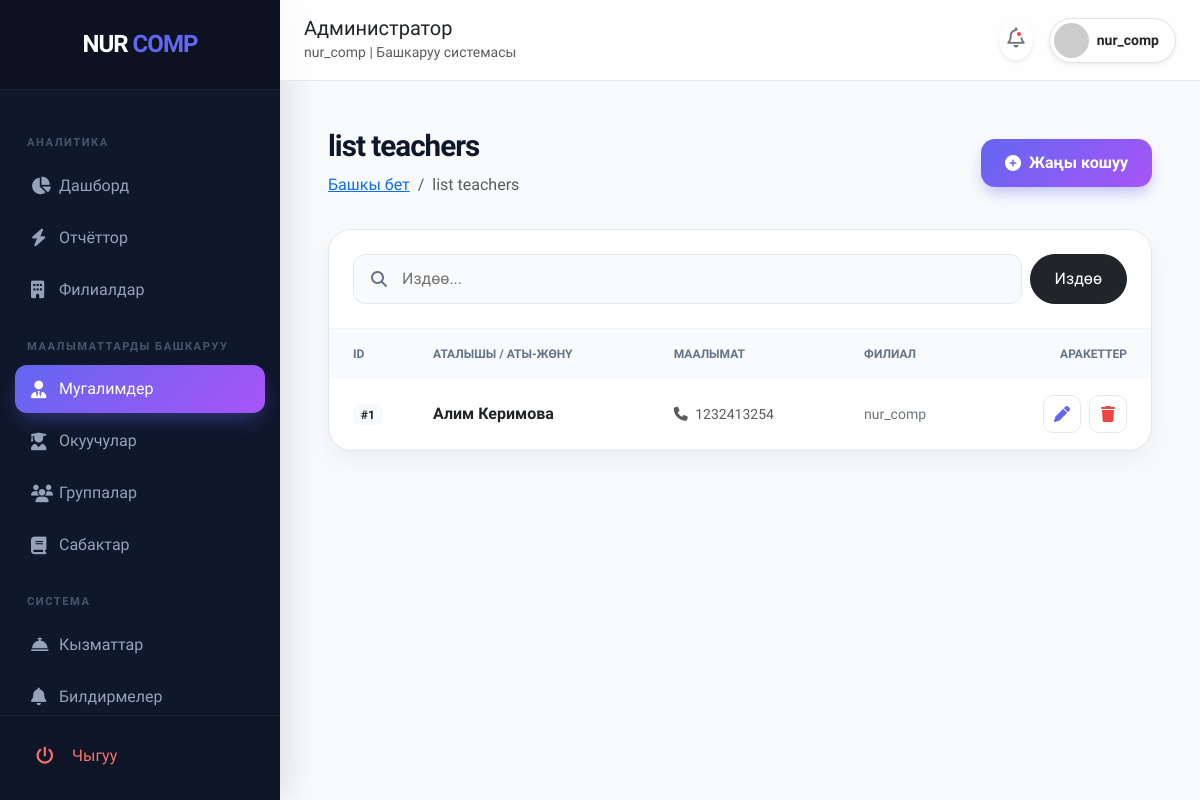
The page /list/teachers/ (signed in) on the database its author committed.
### nur_comp/models.py (models this page shows, shortened)
class ListTeacher(models.Model):
    user = models.OneToOneField(User, on_delete=models.CASCADE, null=True, blank=True)
    fio = models.CharField(max_length=50)
    email = models.EmailField()
    birthday = models.DateField()
    address = models.CharField(max_length=50)
    tag = models.CharField(max_length=50)
    phone_number = models.CharField(max_length=50)
    gender = models.CharField(
        max_length=1,
        choices=GENDER_CHOICES,
        default='M')
    branch = models.ForeignKey(Branch, on_delete=models.SET_NULL, null=True, blank=True)
    subjects = models.ManyToManyField(Subject, blank=True)

class Branch(models.Model):
    name = models.CharField(max_length=50)
    address = models.CharField(max_length=100)
    phone = models.CharField(max_length=50)

### nur_comp/views.py (the view, shortened to what this page needs)
# urls.py: path('list/<str:model_name>/', list_view, name='list_view'),
@login_required(login_url='/login/')
@user_passes_test(is_admin, login_url='/login/')
def list_view(request, model_name='dashboard'):
    context = {'model_name': model_name}
    ModelClass, _, search_field = get_config(model_name)
    if not ModelClass:
        messages.error(request, "Бул бөлүм табылган жок.")
        return redirect('dashboard')
    object_list = ModelClass.objects.all().order_by('-id')
    query = request.GET.get('search')
    if query and search_field:
        filter_kwargs = {f"{search_field}__icontains": query}
        object_list = object_list.filter(**filter_kwargs)
    verbose_name = ModelClass._meta.verbose_name_plural or model_name.capitalize()
    context.update({
        'page_title': verbose_name,
        'object_list': object_list,
        'search_query': query,
    })
    return render(request, 'list_template.html', context)

### nur_comp/views.py (called while the page is built)
def is_admin(user):
    return user.is_authenticated and user.is_superuser

def get_config(model_name):
    configs = {
        'teachers': (ListTeacher, TeacherForm, 'fio'),
        'students': (ListStudent, StudentForm, 'full_name'),
        'groups': (Group, GroupForm, 'name'),
        'branches': (Branch, BranchForm, 'name'),
        'services': (Service, ServiceForm, 'name'),
        'categories': (Category, CategoryForm, 'name'),
        'subjects': (Subject, SubjectForm, 'name'),
        'analytics': (AnalyticsReport, AnalyticsReportForm, 'title'),
    }
    return configs.get(model_name, (None, None, None))

### cours/templates/list_template.html (shortened to what this page needs)
{% extends "base.html" %}
{% block content %}
<link rel="stylesheet" href="https://cdnjs.cloudflare.com/ajax/libs/font-awesome/6.4.2/css/all.min.css">
<div class="admin-wrapper">
    <div class="header-pro">
        <div>
            <h1>{{ page_title }}</h1>
            <nav aria-label="breadcrumb">
                <ol class="breadcrumb mb-0">
                    <li class="breadcrumb-item"><a href="{% url 'list_view' 'dashboard' %}">Башкы бет</a></li>
                    <li class="breadcrumb-item active">{{ page_title }}</li>
                </ol>
            </nav>
        </div>
        <a href="{% url 'add_item_view' model_name %}" class="btn-pro-add">
            <i class="fas fa-plus-circle"></i> Жаңы кошуу
        </a>
    </div>
    <div class="main-card-pro">
        <div class="search-bar-area">
            <form action="" method="GET" class="d-flex w-100 gap-2">
                <div class="search-box-pro">
                    <i class="fas fa-search"></i>
                    <input type="text" name="search" value="{{ search_query|default:'' }}" placeholder="Издөө...">
                </div>
                <button type="submit" class="btn btn-dark rounded-pill px-4">Издөө</button>
            </form>
        </div>
        <div class="table-responsive">
            <table class="pro-table">
                <thead>
                    <tr>
                        <th width="80">ID</th>
                        <th>Аталышы / Аты-жөнү</th>
                        <th>Маалымат</th>
                        <th>Филиал</th>
                        <th class="text-end">Аракеттер</th>
                    </tr>
                </thead>
                <tbody>
                    {% for obj in object_list %}
                    <tr>
                        <td><span class="badge bg-light text-dark">#{{ obj.id }}</span></td>
                        <td>
                            <div class="fw-bold text-dark">
                                {% if obj.fio %}{{ obj.fio }}
                                {% elif obj.full_name %}{{ obj.full_name }}
                                {% elif obj.name %}{{ obj.name }}
                                {% elif obj.title %}{{ obj.title }}
                                {% else %}Маалымат жок{% endif %}
                            </div>
                        </td>
                        <td>
                            <small class="text-muted">
                                {% if obj.phone_number %}<i class="fas fa-phone me-1"></i> {{ obj.phone_number }}
                                {% elif obj.subject %}<i class="fas fa-book me-1"></i> {{ obj.subject.name }}
                                {% elif obj.price %}<i class="fas fa-tag me-1"></i> {{ obj.price }} сом
                                {% else %}---{% endif %}
                            </small>
                        </td>
                        <td>
                            <small class="text-secondary">
                                {% if obj.branch %}
                                    {{ obj.branch.name }}
                                {% elif obj.address %}
                                    {{ obj.address }}
                                {% else %}---{% endif %}
                            </small>
                        </td>
                        <td>
                            <div class="action-group">
                                <a href="{% url 'edit_item_view' model_name obj.id %}" class="btn-action btn-edit">
                                    <i class="fas fa-pen"></i>
                                </a>
                                <a href="{% url 'delete_item_view' model_name obj.id %}"
                                   class="btn-action btn-delete"
                                   onclick="return confirm('Өчүрүүнү каалайсызбы?')">
                                    <i class="fas fa-trash"></i>
                                </a>
                            </div>
                        </td>
                    </tr>
                    {% empty %}
                    <tr>
                        <td colspan="5" class="text-center py-5 text-muted">Тизим бош</td>
                    </tr>
                    {% endfor %}
                </tbody>
            </table>
        </div>
    </div>
</div>
{% endblock %}

### cours/templates/base.html (shortened to what this page needs)
<!DOCTYPE html>
<html lang="ky">
<head>
    <link href="https://cdn.jsdelivr.net/npm/bootstrap@5.3.3/dist/css/bootstrap.min.css" rel="stylesheet">
    <link rel="stylesheet" href="https://cdnjs.cloudflare.com/ajax/libs/font-awesome/6.5.2/css/all.min.css">
</head>
<body>
<div id="wrapper">
    <div id="sidebar-wrapper">
        <div class="sidebar-brand">
            <h4 class="text-white fw-bold m-0" style="letter-spacing: -1px;">
                NUR <span style="color: var(--primary-blue);">COMP</span>
            </h4>
        </div>
        <nav class="nav-menu">
            {% if user.is_superuser %}
                <div class="nav-label">Аналитика</div>
                <a href="{% url 'list_view' 'dashboard' %}" class="nav-link-custom {% if model_name == 'dashboard' %}active{% endif %}">
                    <i class="fas fa-chart-pie"></i> Дашборд
                </a>
                <a href="{% url 'list_view' 'analytics' %}" class="nav-link-custom {% if model_name == 'analytics' %}active{% endif %}">
                    <i class="fas fa-bolt"></i> Отчёттор
                </a>
                <a href="{% url 'list_view' 'branches' %}" class="nav-link-custom {% if model_name == 'branches' %}active{% endif %}">
                    <i class="fas fa-building"></i> Филиалдар
                </a>
                <div class="nav-label">Маалыматтарды Башкаруу</div>
                <a href="{% url 'list_view' 'teachers' %}" class="nav-link-custom {% if model_name == 'teachers' %}active{% endif %}">
                    <i class="fas fa-user-tie"></i> Мугалимдер
                </a>
                <a href="{% url 'list_view' 'students' %}" class="nav-link-custom {% if model_name == 'students' %}active{% endif %}">
                    <i class="fas fa-user-graduate"></i> Окуучулар
                </a>
                <a href="{% url 'list_view' 'groups' %}" class="nav-link-custom {% if model_name == 'groups' %}active{% endif %}">
                    <i class="fas fa-users"></i> Группалар
                </a>
                <a href="{% url 'list_view' 'subjects' %}" class="nav-link-custom {% if model_name == 'subjects' %}active{% endif %}">
                    <i class="fas fa-book"></i> Сабактар
                </a>
                <div class="nav-label">Система</div>
                <a href="{% url 'list_view' 'services' %}" class="nav-link-custom {% if model_name == 'services' %}active{% endif %}">
                    <i class="fas fa-concierge-bell"></i> Кызматтар
                </a>
                <a href="#" class="nav-link-custom">
                    <i class="fas fa-bell"></i> Билдирмелер
                </a>
            {% endif %}
        </nav>
        <div class="logout-box position-absolute bottom-0 w-100">
            <form action="{% url 'logout' %}" method="post">{% csrf_token %}
                <button type="submit" class="btn btn-link text-danger text-decoration-none w-100 text-start px-3 py-2 rounded-3 border-0 bg-transparent nav-link-custom" style="color: #f87171 !important;">
                    <i class="fas fa-power-off me-2"></i> Чыгуу
                </button>
            </form>
        </div>
    </div>
    <div id="page-content-wrapper">
        <nav class="navbar navbar-expand-lg navbar-light navbar-custom py-3 px-4 sticky-top">
            <div class="d-none d-md-block">
                <h5 class="fw-800 m-0 text-dark">
                    {% if user.is_superuser %}Администратор{% elif user.listteacher %}Мугалим{% else %}Окуучу{% endif %}
                </h5>
                <small class="text-muted">{{ user.username }} | Башкаруу системасы</small>
            </div>
            <div class="ms-auto d-flex align-items-center">
                <div class="dropdown me-3">
                    <button class="btn btn-white border-0 rounded-circle p-2 position-relative shadow-sm" type="button" data-bs-toggle="dropdown">
                        <i class="far fa-bell fs-5 text-secondary"></i>
                        <span class="notification-dot"></span>
                    </button>
                </div>
                <div class="d-flex align-items-center bg-white p-1 pe-3 rounded-pill shadow-sm border">
                    <img src="https://ui-avatars.com/api/?name={{ user.username }}&background=6366f1&color=fff&bold=true" class="rounded-circle" width="35">
                    <div class="ms-2 d-none d-sm-block">
                        <div class="fw-bold small lh-1 text-dark">{{ user.username }}</div>
                    </div>
                </div>
            </div>
        </nav>
        <div class="p-3 p-md-4">
            {% block content %}
            {% endblock %}
        </div>
    </div>
</div>
</body>
</html>

### cours/templates/base.html (style rules this page uses)
:root { --sidebar-bg: #0f172a; --sidebar-hover: rgba(255, 255, 255, 0.08); --primary-blue: #6366f1; --accent-purple: #a855f7; --body-bg: #f8fafc; --text-muted: #94a3b8; --card-shadow: 0 10px 30px rgba(0, 0, 0, 0.04); }
body { background-color: var(--body-bg); font-family: 'Plus Jakarta Sans', sans-serif; overflow-x: hidden; }
#sidebar-wrapper { width: 280px; background: var(--sidebar-bg); position: fixed; height: 100vh; z-index: 1000; transition: all 0.3s cubic-bezier(0.4, 0, 0.2, 1); box-shadow: 10px 0 30px rgba(0,0,0,0.1); }
.sidebar-brand { padding: 30px; text-align: center; border-bottom: 1px solid rgba(255,255,255,0.05); background: rgba(0,0,0,0.2); }
.nav-menu { padding: 20px 15px; height: calc(100vh - 180px); overflow-y: auto; scrollbar-width: thin; scrollbar-color: #334155 transparent; }
.nav-label { color: #475569; font-size: 0.7rem; font-weight: 800; text-transform: uppercase; letter-spacing: 1.5px; margin: 25px 0 10px 12px; }
.nav-link-custom { display: flex; align-items: center; padding: 12px 16px; color: var(--text-muted); text-decoration: none; border-radius: 12px; font-weight: 500; margin-bottom: 4px; transition: 0.2s all; position: relative; }
.nav-link-custom i { width: 28px; font-size: 1.1rem; transition: 0.2s; }
.nav-link-custom.active { background: linear-gradient(135deg, var(--primary-blue), var(--accent-purple)); color: white; box-shadow: 0 10px 20px -5px rgba(99, 102, 241, 0.4); }
.nav-link-custom.active i { color: white; }
#page-content-wrapper { margin-left: 280px; width: calc(100% - 280px); min-height: 100vh; transition: all 0.3s; }
.navbar-custom { background: rgba(255, 255, 255, 0.8) !important; backdrop-filter: blur(10px); border-bottom: 1px solid #e2e8f0; }
.notification-dot { width: 8px; height: 8px; background: #ef4444; border-radius: 50%; position: absolute; top: 10px; right: 10px; border: 2px solid white; }
.logout-box { padding: 20px; border-top: 1px solid rgba(255,255,255,0.05); background: rgba(0,0,0,0.1); }

### cours/templates/list_template.html (style rules this page uses)
:root { --primary: #6366f1; --accent: #a855f7; --text-dark: #0f172a; --text-gray: #64748b; --border: #e2e8f0; }
.admin-wrapper { padding: 1.5rem; animation: fadeIn 0.5s ease; }
.header-pro { display: flex; justify-content: space-between; align-items: center; margin-bottom: 2rem; }
.header-pro h1 { font-weight: 800; font-size: 1.85rem; color: var(--text-dark); letter-spacing: -1px; }
.btn-pro-add { background: linear-gradient(135deg, var(--primary), var(--accent)); color: white !important; padding: 12px 24px; border-radius: 14px; font-weight: 700; text-decoration: none; display: inline-flex; align-items: center; gap: 8px; box-shadow: 0 8px 15px -3px rgba(99, 102, 241, 0.4); transition: 0.3s; }
.main-card-pro { background: white; border-radius: 24px; border: 1px solid var(--border); overflow: hidden; box-shadow: 0 10px 25px rgba(0,0,0,0.05); }
.search-bar-area { padding: 24px; border-bottom: 1px solid #f1f5f9; background: #fff; }
.search-box-pro { position: relative; flex: 1; }
.search-box-pro i { position: absolute; left: 18px; top: 50%; transform: translateY(-50%); color: var(--text-gray); }
.search-box-pro input { width: 100%; padding: 12px 12px 12px 48px; border-radius: 12px; border: 1px solid var(--border); background: #f8fafc; }
.pro-table { width: 100%; border-collapse: collapse; }
.pro-table th { background: #f8fafc; padding: 16px 24px; font-size: 0.75rem; font-weight: 700; text-transform: uppercase; color: var(--text-gray); text-align: left; }
.pro-table td { padding: 16px 24px; border-bottom: 1px solid #f1f5f9; vertical-align: middle; }
.action-group { display: flex; gap: 8px; justify-content: flex-end; }
.btn-action { width: 38px; height: 38px; border-radius: 10px; display: inline-flex; align-items: center; justify-content: center; border: 1px solid var(--border); transition: 0.2s; text-decoration: none; }
.btn-edit { color: var(--primary); }
.btn-delete { color: #ef4444; }

### rows shown on the page
ListTeacher: id "1", fio "Алим Керимова", phone_number "1232413254", branch.name "nur_comp"

### other values the page prints
{{ user.username }} "nur_comp"
{{ page_title }} "list teachers"
